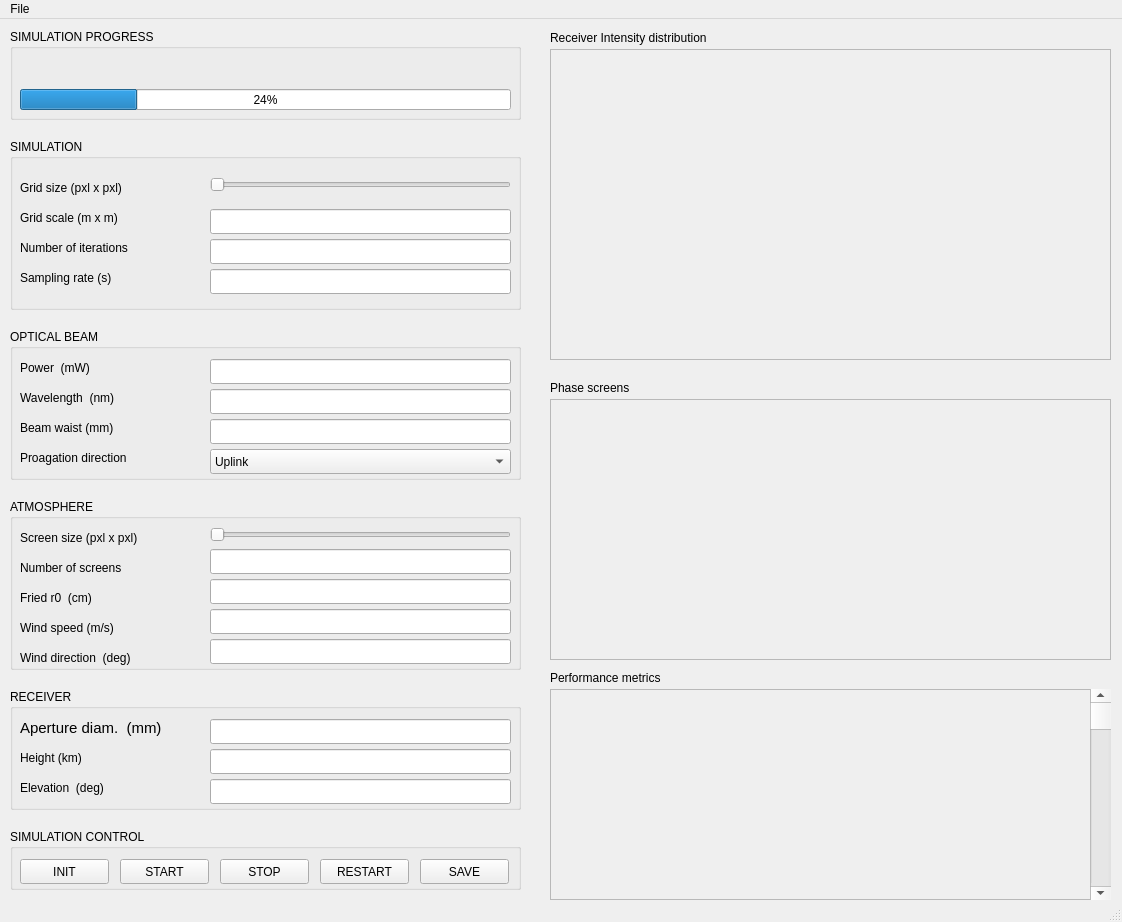
<?xml version="1.0" encoding="UTF-8"?>
<ui version="4.0">
 <class>MainWindow</class>
 <widget class="QMainWindow" name="MainWindow">
  <property name="geometry">
   <rect>
    <x>0</x>
    <y>0</y>
    <width>1122</width>
    <height>922</height>
   </rect>
  </property>
  <property name="windowTitle">
   <string>FSO simulation tool</string>
  </property>
  <property name="documentMode">
   <bool>false</bool>
  </property>
  <widget class="QWidget" name="centralwidget">
   <widget class="QLabel" name="beam_power_label">
    <property name="geometry">
     <rect>
      <x>20</x>
      <y>340</y>
      <width>171</width>
      <height>17</height>
     </rect>
    </property>
    <property name="text">
     <string>Power  (mW)</string>
    </property>
   </widget>
   <widget class="QLabel" name="beam_wvl_label">
    <property name="geometry">
     <rect>
      <x>20</x>
      <y>370</y>
      <width>181</width>
      <height>17</height>
     </rect>
    </property>
    <property name="text">
     <string>Wavelength  (nm)</string>
    </property>
   </widget>
   <widget class="QLabel" name="beam_waist_label">
    <property name="geometry">
     <rect>
      <x>20</x>
      <y>400</y>
      <width>171</width>
      <height>17</height>
     </rect>
    </property>
    <property name="text">
     <string>Beam waist (mm)</string>
    </property>
   </widget>
   <widget class="QLabel" name="beam_prop_dir_label">
    <property name="geometry">
     <rect>
      <x>20</x>
      <y>430</y>
      <width>141</width>
      <height>17</height>
     </rect>
    </property>
    <property name="text">
     <string>Proagation direction</string>
    </property>
   </widget>
   <widget class="QComboBox" name="beam_prop_dir_box">
    <property name="geometry">
     <rect>
      <x>210</x>
      <y>430</y>
      <width>301</width>
      <height>25</height>
     </rect>
    </property>
    <item>
     <property name="text">
      <string>Uplink</string>
     </property>
    </item>
    <item>
     <property name="text">
      <string>Downlink</string>
     </property>
    </item>
   </widget>
   <widget class="QSlider" name="sim_grid_size_slider">
    <property name="geometry">
     <rect>
      <x>210</x>
      <y>140</y>
      <width>301</width>
      <height>51</height>
     </rect>
    </property>
    <property name="orientation">
     <enum>Qt::Horizontal</enum>
    </property>
   </widget>
   <widget class="QLabel" name="sim_grid_size_label">
    <property name="geometry">
     <rect>
      <x>20</x>
      <y>160</y>
      <width>191</width>
      <height>17</height>
     </rect>
    </property>
    <property name="text">
     <string>Grid size (pxl x pxl)</string>
    </property>
   </widget>
   <widget class="QLabel" name="sim_num_inter_label">
    <property name="geometry">
     <rect>
      <x>20</x>
      <y>220</y>
      <width>181</width>
      <height>17</height>
     </rect>
    </property>
    <property name="text">
     <string>Number of iterations </string>
    </property>
   </widget>
   <widget class="QLabel" name="sim_grid_scale_label">
    <property name="geometry">
     <rect>
      <x>20</x>
      <y>190</y>
      <width>181</width>
      <height>17</height>
     </rect>
    </property>
    <property name="text">
     <string>Grid scale (m x m)</string>
    </property>
   </widget>
   <widget class="QLabel" name="sim_sample_rate_label">
    <property name="geometry">
     <rect>
      <x>20</x>
      <y>250</y>
      <width>151</width>
      <height>17</height>
     </rect>
    </property>
    <property name="text">
     <string>Sampling rate (s)</string>
    </property>
   </widget>
   <widget class="QLabel" name="rx_ap_diam_label">
    <property name="geometry">
     <rect>
      <x>20</x>
      <y>700</y>
      <width>181</width>
      <height>17</height>
     </rect>
    </property>
    <property name="font">
     <font>
      <pointsize>11</pointsize>
     </font>
    </property>
    <property name="text">
     <string>Aperture diam.  (mm)</string>
    </property>
   </widget>
   <widget class="QLabel" name="rx_elevation_label">
    <property name="geometry">
     <rect>
      <x>20</x>
      <y>760</y>
      <width>121</width>
      <height>17</height>
     </rect>
    </property>
    <property name="text">
     <string>Elevation  (deg)</string>
    </property>
   </widget>
   <widget class="QLabel" name="rx_height_label">
    <property name="geometry">
     <rect>
      <x>20</x>
      <y>730</y>
      <width>121</width>
      <height>17</height>
     </rect>
    </property>
    <property name="text">
     <string>Height (km)</string>
    </property>
   </widget>
   <widget class="QLabel" name="atmos_n_scrn_label">
    <property name="geometry">
     <rect>
      <x>20</x>
      <y>540</y>
      <width>181</width>
      <height>17</height>
     </rect>
    </property>
    <property name="text">
     <string>Number of screens </string>
    </property>
   </widget>
   <widget class="QLabel" name="atmos_wind_speed_label">
    <property name="geometry">
     <rect>
      <x>20</x>
      <y>600</y>
      <width>151</width>
      <height>17</height>
     </rect>
    </property>
    <property name="text">
     <string>Wind speed (m/s)</string>
    </property>
   </widget>
   <widget class="QLabel" name="atmos_fried_r0_label">
    <property name="geometry">
     <rect>
      <x>20</x>
      <y>570</y>
      <width>121</width>
      <height>17</height>
     </rect>
    </property>
    <property name="text">
     <string>Fried r0  (cm)</string>
    </property>
   </widget>
   <widget class="QLabel" name="atmos_wind_dir_label">
    <property name="geometry">
     <rect>
      <x>20</x>
      <y>630</y>
      <width>161</width>
      <height>17</height>
     </rect>
    </property>
    <property name="text">
     <string>Wind direction  (deg)</string>
    </property>
   </widget>
   <widget class="QSlider" name="atmos_screen_size_slider">
    <property name="geometry">
     <rect>
      <x>210</x>
      <y>490</y>
      <width>301</width>
      <height>51</height>
     </rect>
    </property>
    <property name="orientation">
     <enum>Qt::Horizontal</enum>
    </property>
   </widget>
   <widget class="QLabel" name="atmos_screen_size_label">
    <property name="geometry">
     <rect>
      <x>20</x>
      <y>510</y>
      <width>191</width>
      <height>17</height>
     </rect>
    </property>
    <property name="text">
     <string>Screen size (pxl x pxl)</string>
    </property>
   </widget>
   <widget class="QGroupBox" name="sim_groupBox">
    <property name="geometry">
     <rect>
      <x>10</x>
      <y>120</y>
      <width>511</width>
      <height>171</height>
     </rect>
    </property>
    <property name="title">
     <string>SIMULATION</string>
    </property>
    <property name="flat">
     <bool>false</bool>
    </property>
    <property name="checkable">
     <bool>false</bool>
    </property>
    <widget class="QLineEdit" name="sim_grid_scale_input">
     <property name="geometry">
      <rect>
       <x>200</x>
       <y>70</y>
       <width>301</width>
       <height>25</height>
      </rect>
     </property>
    </widget>
    <widget class="QLineEdit" name="sim_num_inter_input">
     <property name="geometry">
      <rect>
       <x>200</x>
       <y>100</y>
       <width>301</width>
       <height>25</height>
      </rect>
     </property>
    </widget>
    <widget class="QLineEdit" name="sim_sample_rate_input">
     <property name="geometry">
      <rect>
       <x>200</x>
       <y>130</y>
       <width>301</width>
       <height>25</height>
      </rect>
     </property>
    </widget>
   </widget>
   <widget class="QGroupBox" name="beam_groupBox">
    <property name="geometry">
     <rect>
      <x>10</x>
      <y>310</y>
      <width>511</width>
      <height>151</height>
     </rect>
    </property>
    <property name="title">
     <string>OPTICAL BEAM</string>
    </property>
   </widget>
   <widget class="QGroupBox" name="atmos_groupBox">
    <property name="geometry">
     <rect>
      <x>10</x>
      <y>480</y>
      <width>511</width>
      <height>171</height>
     </rect>
    </property>
    <property name="title">
     <string>ATMOSPHERE</string>
    </property>
    <widget class="QLineEdit" name="atmos_fried_r0_input">
     <property name="geometry">
      <rect>
       <x>200</x>
       <y>80</y>
       <width>301</width>
       <height>25</height>
      </rect>
     </property>
    </widget>
    <widget class="QLineEdit" name="atmos_wind_speed_input">
     <property name="geometry">
      <rect>
       <x>200</x>
       <y>110</y>
       <width>301</width>
       <height>25</height>
      </rect>
     </property>
    </widget>
    <widget class="QLineEdit" name="atmos_wind_dir_input">
     <property name="geometry">
      <rect>
       <x>200</x>
       <y>140</y>
       <width>301</width>
       <height>25</height>
      </rect>
     </property>
    </widget>
    <widget class="QLineEdit" name="atmos_n_scrn_input">
     <property name="geometry">
      <rect>
       <x>200</x>
       <y>50</y>
       <width>301</width>
       <height>25</height>
      </rect>
     </property>
    </widget>
   </widget>
   <widget class="QGroupBox" name="rx_groupBox">
    <property name="geometry">
     <rect>
      <x>10</x>
      <y>670</y>
      <width>511</width>
      <height>121</height>
     </rect>
    </property>
    <property name="title">
     <string>RECEIVER</string>
    </property>
   </widget>
   <widget class="QGroupBox" name="run_sim_groupBox">
    <property name="geometry">
     <rect>
      <x>10</x>
      <y>810</y>
      <width>511</width>
      <height>61</height>
     </rect>
    </property>
    <property name="title">
     <string>SIMULATION CONTROL</string>
    </property>
    <widget class="QPushButton" name="init_sim_pushButton">
     <property name="geometry">
      <rect>
       <x>10</x>
       <y>30</y>
       <width>89</width>
       <height>25</height>
      </rect>
     </property>
     <property name="text">
      <string>INIT</string>
     </property>
    </widget>
    <widget class="QPushButton" name="start_sim_pushButton">
     <property name="geometry">
      <rect>
       <x>110</x>
       <y>30</y>
       <width>89</width>
       <height>25</height>
      </rect>
     </property>
     <property name="text">
      <string>START</string>
     </property>
    </widget>
    <widget class="QPushButton" name="stop_sim_pushButton">
     <property name="geometry">
      <rect>
       <x>210</x>
       <y>30</y>
       <width>89</width>
       <height>25</height>
      </rect>
     </property>
     <property name="text">
      <string>STOP</string>
     </property>
    </widget>
    <widget class="QPushButton" name="restart_sim_pushButton">
     <property name="geometry">
      <rect>
       <x>310</x>
       <y>30</y>
       <width>89</width>
       <height>25</height>
      </rect>
     </property>
     <property name="text">
      <string>RESTART</string>
     </property>
    </widget>
    <widget class="QPushButton" name="save_sim_pushButton">
     <property name="geometry">
      <rect>
       <x>410</x>
       <y>30</y>
       <width>89</width>
       <height>25</height>
      </rect>
     </property>
     <property name="text">
      <string>SAVE</string>
     </property>
    </widget>
   </widget>
   <widget class="QProgressBar" name="sim_prog_bar">
    <property name="geometry">
     <rect>
      <x>20</x>
      <y>70</y>
      <width>491</width>
      <height>21</height>
     </rect>
    </property>
    <property name="value">
     <number>24</number>
    </property>
   </widget>
   <widget class="QFrame" name="rx_int_dist_frame">
    <property name="geometry">
     <rect>
      <x>550</x>
      <y>30</y>
      <width>561</width>
      <height>311</height>
     </rect>
    </property>
    <property name="frameShape">
     <enum>QFrame::StyledPanel</enum>
    </property>
    <property name="frameShadow">
     <enum>QFrame::Raised</enum>
    </property>
   </widget>
   <widget class="QFrame" name="phase_screen_frame">
    <property name="geometry">
     <rect>
      <x>550</x>
      <y>380</y>
      <width>561</width>
      <height>261</height>
     </rect>
    </property>
    <property name="frameShape">
     <enum>QFrame::StyledPanel</enum>
    </property>
    <property name="frameShadow">
     <enum>QFrame::Raised</enum>
    </property>
   </widget>
   <widget class="QLabel" name="rx_int_distr_label">
    <property name="geometry">
     <rect>
      <x>550</x>
      <y>10</y>
      <width>231</width>
      <height>17</height>
     </rect>
    </property>
    <property name="text">
     <string>Receiver Intensity distribution</string>
    </property>
   </widget>
   <widget class="QLabel" name="phase_screen_label">
    <property name="geometry">
     <rect>
      <x>550</x>
      <y>360</y>
      <width>231</width>
      <height>17</height>
     </rect>
    </property>
    <property name="text">
     <string>Phase screens</string>
    </property>
   </widget>
   <widget class="QLabel" name="perform_metrics_label">
    <property name="geometry">
     <rect>
      <x>550</x>
      <y>650</y>
      <width>231</width>
      <height>17</height>
     </rect>
    </property>
    <property name="text">
     <string>Performance metrics</string>
    </property>
   </widget>
   <widget class="QFrame" name="perform_metrics_frame">
    <property name="geometry">
     <rect>
      <x>550</x>
      <y>670</y>
      <width>561</width>
      <height>211</height>
     </rect>
    </property>
    <property name="frameShape">
     <enum>QFrame::StyledPanel</enum>
    </property>
    <property name="frameShadow">
     <enum>QFrame::Raised</enum>
    </property>
    <widget class="QScrollBar" name="verticalScrollBar">
     <property name="geometry">
      <rect>
       <x>540</x>
       <y>0</y>
       <width>21</width>
       <height>211</height>
      </rect>
     </property>
     <property name="orientation">
      <enum>Qt::Vertical</enum>
     </property>
    </widget>
   </widget>
   <widget class="QLineEdit" name="rx_ap_diam_input">
    <property name="geometry">
     <rect>
      <x>210</x>
      <y>700</y>
      <width>301</width>
      <height>25</height>
     </rect>
    </property>
   </widget>
   <widget class="QLineEdit" name="rx_height_input">
    <property name="geometry">
     <rect>
      <x>210</x>
      <y>730</y>
      <width>301</width>
      <height>25</height>
     </rect>
    </property>
   </widget>
   <widget class="QLineEdit" name="rx_elevation_input">
    <property name="geometry">
     <rect>
      <x>210</x>
      <y>760</y>
      <width>301</width>
      <height>25</height>
     </rect>
    </property>
   </widget>
   <widget class="QLineEdit" name="beam_power_input">
    <property name="geometry">
     <rect>
      <x>210</x>
      <y>340</y>
      <width>301</width>
      <height>25</height>
     </rect>
    </property>
   </widget>
   <widget class="QLineEdit" name="beam_wvl_input">
    <property name="geometry">
     <rect>
      <x>210</x>
      <y>370</y>
      <width>301</width>
      <height>25</height>
     </rect>
    </property>
   </widget>
   <widget class="QLineEdit" name="beam_waist_input">
    <property name="geometry">
     <rect>
      <x>210</x>
      <y>400</y>
      <width>301</width>
      <height>25</height>
     </rect>
    </property>
   </widget>
   <widget class="QGroupBox" name="groupBox">
    <property name="geometry">
     <rect>
      <x>10</x>
      <y>10</y>
      <width>511</width>
      <height>91</height>
     </rect>
    </property>
    <property name="title">
     <string>SIMULATION PROGRESS</string>
    </property>
    <widget class="QLabel" name="sim_prog_label">
     <property name="geometry">
      <rect>
       <x>16</x>
       <y>30</y>
       <width>481</width>
       <height>20</height>
      </rect>
     </property>
     <property name="text">
      <string/>
     </property>
    </widget>
   </widget>
   <zorder>groupBox</zorder>
   <zorder>run_sim_groupBox</zorder>
   <zorder>rx_groupBox</zorder>
   <zorder>atmos_groupBox</zorder>
   <zorder>beam_groupBox</zorder>
   <zorder>sim_groupBox</zorder>
   <zorder>beam_power_label</zorder>
   <zorder>beam_wvl_label</zorder>
   <zorder>beam_waist_label</zorder>
   <zorder>beam_prop_dir_label</zorder>
   <zorder>beam_prop_dir_box</zorder>
   <zorder>sim_grid_size_slider</zorder>
   <zorder>sim_grid_size_label</zorder>
   <zorder>sim_num_inter_label</zorder>
   <zorder>sim_grid_scale_label</zorder>
   <zorder>sim_sample_rate_label</zorder>
   <zorder>rx_ap_diam_label</zorder>
   <zorder>rx_elevation_label</zorder>
   <zorder>rx_height_label</zorder>
   <zorder>atmos_n_scrn_label</zorder>
   <zorder>atmos_wind_speed_label</zorder>
   <zorder>atmos_fried_r0_label</zorder>
   <zorder>atmos_wind_dir_label</zorder>
   <zorder>atmos_screen_size_slider</zorder>
   <zorder>atmos_screen_size_label</zorder>
   <zorder>sim_prog_bar</zorder>
   <zorder>rx_int_dist_frame</zorder>
   <zorder>phase_screen_frame</zorder>
   <zorder>rx_int_distr_label</zorder>
   <zorder>phase_screen_label</zorder>
   <zorder>perform_metrics_label</zorder>
   <zorder>perform_metrics_frame</zorder>
   <zorder>rx_ap_diam_input</zorder>
   <zorder>rx_height_input</zorder>
   <zorder>rx_elevation_input</zorder>
   <zorder>beam_power_input</zorder>
   <zorder>beam_wvl_input</zorder>
   <zorder>beam_waist_input</zorder>
  </widget>
  <widget class="QMenuBar" name="menubar">
   <property name="geometry">
    <rect>
     <x>0</x>
     <y>0</y>
     <width>1122</width>
     <height>22</height>
    </rect>
   </property>
   <widget class="QMenu" name="menuFile">
    <property name="title">
     <string>File</string>
    </property>
    <addaction name="load_params_action"/>
    <addaction name="reload_params_action"/>
    <addaction name="separator"/>
    <addaction name="close_action"/>
   </widget>
   <addaction name="menuFile"/>
  </widget>
  <widget class="QStatusBar" name="statusbar"/>
  <action name="load_params_action">
   <property name="text">
    <string>Load Configuration File</string>
   </property>
  </action>
  <action name="reload_params_action">
   <property name="text">
    <string>Reload Current Configuration File</string>
   </property>
  </action>
  <action name="close_action">
   <property name="text">
    <string>Close</string>
   </property>
  </action>
 </widget>
 <resources/>
 <connections/>
</ui>
